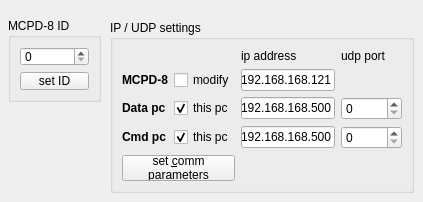
       <widget class="QWidget" name="tab6">
        <attribute name="title">
         <string>Communication / Networ&amp;k</string>
        </attribute>
        <widget class="QGroupBox" name="groupBox6">
         <property name="geometry">
          <rect>
           <x>110</x>
           <y>20</y>
           <width>304</width>
           <height>173</height>
          </rect>
         </property>
         <property name="title">
          <string>IP / UDP settings</string>
         </property>
         <layout class="QGridLayout" name="gridLayout_3">
          <item row="2" column="0">
           <widget class="QLabel" name="textLabel1_3_2">
            <property name="text">
             <string>&lt;b&gt;Data pc&lt;/b&gt;</string>
            </property>
            <property name="wordWrap">
             <bool>false</bool>
            </property>
           </widget>
          </item>
          <item row="1" column="0">
           <widget class="QLabel" name="textLabel1_3_2_2">
            <property name="text">
             <string>&lt;b&gt;MCPD-8&lt;/b&gt;</string>
            </property>
            <property name="wordWrap">
             <bool>false</bool>
            </property>
           </widget>
          </item>
          <item row="3" column="0">
           <widget class="QLabel" name="textLabel1_3_2_2_2">
            <property name="text">
             <string>&lt;b&gt;Cmd pc&lt;/b&gt;</string>
            </property>
            <property name="wordWrap">
             <bool>false</bool>
            </property>
           </widget>
          </item>
          <item row="0" column="2">
           <widget class="QLabel" name="textLabel1_3_3_2_2">
            <property name="text">
             <string>ip address</string>
            </property>
            <property name="wordWrap">
             <bool>false</bool>
            </property>
           </widget>
          </item>
          <item row="2" column="3">
           <widget class="QSpinBox" name="dataUdpPort">
            <property name="maximum">
             <number>65535</number>
            </property>
            <property name="value">
             <number>0</number>
            </property>
           </widget>
          </item>
          <item row="3" column="3">
           <widget class="QSpinBox" name="cmdUdpPort">
            <property name="maximum">
             <number>65535</number>
            </property>
            <property name="value">
             <number>0</number>
            </property>
           </widget>
          </item>
          <item row="0" column="3">
           <widget class="QLabel" name="textLabel1_3_3_2">
            <property name="text">
             <string>udp port</string>
            </property>
            <property name="wordWrap">
             <bool>false</bool>
            </property>
           </widget>
          </item>
          <item row="2" column="1">
           <widget class="QCheckBox" name="dataThisPc">
            <property name="text">
             <string>this pc</string>
            </property>
            <property name="checked">
             <bool>true</bool>
            </property>
           </widget>
          </item>
          <item row="3" column="1">
           <widget class="QCheckBox" name="cmdThisPc">
            <property name="text">
             <string>this pc</string>
            </property>
            <property name="checked">
             <bool>true</bool>
            </property>
           </widget>
          </item>
          <item row="1" column="1">
           <widget class="QCheckBox" name="modifyIp">
            <property name="text">
             <string>modify</string>
            </property>
            <property name="checked">
             <bool>false</bool>
            </property>
           </widget>
          </item>
          <item row="4" column="0" colspan="2">
           <widget class="QPushButton" name="setIP">
            <property name="text">
             <string>set &amp;comm
parameters</string>
            </property>
            <property name="shortcut">
             <string>Alt+C</string>
            </property>
           </widget>
          </item>
          <item row="1" column="2">
           <widget class="IPAddressWidget" name="mcpdIPAddress">
            <property name="inputMask">
             <string>000.000.000.000;0</string>
            </property>
            <property name="text">
             <string>192.168.168.121</string>
            </property>
           </widget>
          </item>
          <item row="2" column="2">
           <widget class="IPAddressWidget" name="dataIPAddress">
            <property name="inputMask">
             <string>000.000.000.000;0</string>
            </property>
            <property name="text">
             <string>192.168.168.5</string>
            </property>
           </widget>
          </item>
          <item row="3" column="2">
           <widget class="IPAddressWidget" name="cmdIPAddress">
            <property name="inputMask">
             <string>000.000.000.000;0</string>
            </property>
            <property name="text">
             <string>192.168.168.5</string>
            </property>
           </widget>
          </item>
         </layout>
        </widget>
        <widget class="QGroupBox" name="groupBox29">
         <property name="geometry">
          <rect>
           <x>8</x>
           <y>18</y>
           <width>93</width>
           <height>84</height>
          </rect>
         </property>
         <property name="title">
          <string>MCPD-8 ID</string>
         </property>
         <layout class="QGridLayout">
          <item row="0" column="0">
           <widget class="MCPDSpinBox" name="deviceId">
            <property name="maximum">
             <number>255</number>
            </property>
           </widget>
          </item>
          <item row="1" column="0">
           <widget class="QPushButton" name="setID">
            <property name="text">
             <string>set ID</string>
            </property>
           </widget>
          </item>
         </layout>
        </widget>
       </widget>
